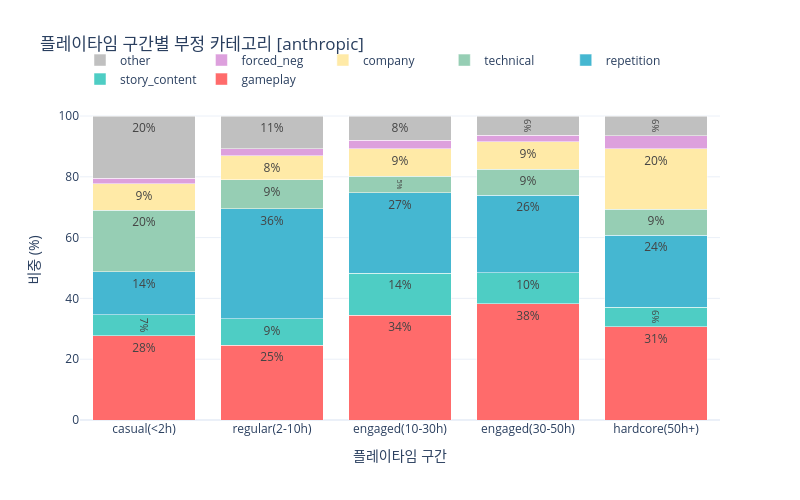

The notebook cell saved with this chart:
### Code cell
fig = go.Figure()
for cat in CATEGORIES:
    fig.add_trace(go.Bar(
        name=cat, x=segment_order,
        y=[ct_en.loc[seg, cat] for seg in segment_order],
        marker_color=colors.get(cat, '#999'),
        text=[f"{ct_en.loc[seg, cat]:.0f}%" if ct_en.loc[seg, cat] > 5 else '' for seg in segment_order],
        textposition='inside'))

fig.update_layout(barmode='stack', title=f'플레이타임 구간별 부정 카테고리 [{ANALYSIS_METHOD}]',
                  xaxis_title='플레이타임 구간', yaxis_title='비중 (%)',
                  height=500, width=800, template='plotly_white',
                  legend=dict(orientation='h', yanchor='bottom', y=1.02))
fig.show()

### Figure 1 — Plotly figure (JSON) as saved in the notebook; plotly's stock layout.template omitted (floating-point values rounded to 4 significant figures)
{"data": [{"marker": {"color": "#FF6B6B"}, "name": "gameplay", "text": ["28%", "25%", "34%", "38%", "31%"], "textposition": "inside", "type": "bar", "x": ["casual(<2h)", "regular(2-10h)", "engaged(10-30h)", "engaged(30-50h)", "hardcore(50h+)"], "y": [27.79, 24.62, 34.4, 38.3, 30.71]}, {"marker": {"color": "#4ECDC4"}, "name": "story_content", "text": ["7%", "9%", "14%", "10%", "6%"], "textposition": "inside", "type": "bar", "x": ["casual(<2h)", "regular(2-10h)", "engaged(10-30h)", "engaged(30-50h)", "hardcore(50h+)"], "y": [6.812, 8.718, 13.83, 10.11, 6.429]}, {"marker": {"color": "#45B7D1"}, "name": "repetition", "text": ["14%", "36%", "27%", "26%", "24%"], "textposition": "inside", "type": "bar", "x": ["casual(<2h)", "regular(2-10h)", "engaged(10-30h)", "engaged(30-50h)", "hardcore(50h+)"], "y": [14.17, 36.15, 26.6, 25.53, 23.57]}, {"marker": {"color": "#96CEB4"}, "name": "technical", "text": ["20%", "9%", "5%", "9%", "9%"], "textposition": "inside", "type": "bar", "x": ["casual(<2h)", "regular(2-10h)", "engaged(10-30h)", "engaged(30-50h)", "hardcore(50h+)"], "y": [20.16, 9.487, 5.319, 8.511, 8.571]}, {"marker": {"color": "#FFEAA7"}, "name": "company", "text": ["9%", "8%", "9%", "9%", "20%"], "textposition": "inside", "type": "bar", "x": ["casual(<2h)", "regular(2-10h)", "engaged(10-30h)", "engaged(30-50h)", "hardcore(50h+)"], "y": [8.719, 7.949, 9.043, 9.043, 20]}, {"marker": {"color": "#DDA0DD"}, "name": "forced_neg", "text": ["", "", "", "", ""], "textposition": "inside", "type": "bar", "x": ["casual(<2h)", "regular(2-10h)", "engaged(10-30h)", "engaged(30-50h)", "hardcore(50h+)"], "y": [1.907, 2.308, 2.837, 2.128, 4.286]}, {"marker": {"color": "#C0C0C0"}, "name": "other", "text": ["20%", "11%", "8%", "6%", "6%"], "textposition": "inside", "type": "bar", "x": ["casual(<2h)", "regular(2-10h)", "engaged(10-30h)", "engaged(30-50h)", "hardcore(50h+)"], "y": [20.44, 10.77, 7.979, 6.383, 6.429]}], "layout": {"barmode": "stack", "height": 500, "legend": {"orientation": "h", "y": 1.02, "yanchor": "bottom"}, "title": {"text": "플레이타임 구간별 부정 카테고리 [anthropic]"}, "width": 800, "xaxis": {"title": {"text": "플레이타임 구간"}}, "yaxis": {"title": {"text": "비중 (%)"}}}}
